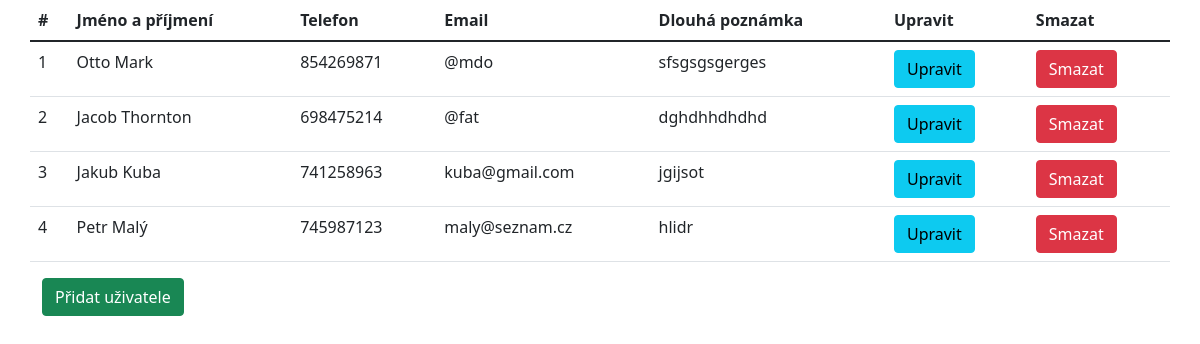
The page / on the database its author committed.
### tables this page shows
CREATE TABLE `kontakty` (
  `id` int(11) NOT NULL,
  `jmeno` varchar(25) NOT NULL,
  `prijmeni` varchar(25) NOT NULL,
  `telefonniCislo` int(9) NOT NULL,
  `email` varchar(50) NOT NULL,
  `poznamka` varchar(200) NOT NULL
);

### index.php (the view, shortened to what this page needs)
<?php
include "conf/pripojeniDB.php";
?>
<!DOCTYPE html>
<head>
    <link href="https://cdn.jsdelivr.net/npm/bootstrap@5.1.3/dist/css/bootstrap.min.css" rel="stylesheet">
</head>
<body>
    <div class="container">
        <div class="row">
            <table class="table">
                <thead>
                    <tr>
                        <th scope="col">#</th>
                        <th scope="col">Jméno a příjmení</th>
                        <th scope="col">Telefon</th>
                        <th scope="col">Email</th>
                        <th scope="col">Dlouhá poznámka</th>
                        <th scope="col">Upravit</th>
                        <th scope="col">Smazat</th>
                    </tr>
                </thead>
                <tbody>
                    <?php
                    $vypisTabu = mysqli_query($spojeni, "select * from kontakty");
                    while ($row = mysqli_fetch_array($vypisTabu)) {
                    ?>
                        <tr id="<?php $row["id"] ?>">
                            <td><?php echo $row["id"] ?></td>
                            <td><?php echo $row["jmeno"] . " " . $row["prijmeni"] ?></td>
                            <td><?php echo $row["telefonniCislo"] ?></td>
                            <td><?php echo $row["email"] ?></td>
                            <td><?php echo $row["poznamka"] ?></td>
                            <?php
                                echo "<td><a class='btn btn-info'href='conf/upravaKontaktu.php?id=" . $row['id']. "'>Upravit</a></td>";
                                echo "<td><a class='btn btn-danger' href='conf/smazaniKontaktu.php?id=" . $row['id'] . "'>Smazat</a></td>";
                            ?>
                        </tr>
                    <?php
                    }
                    ?>
                </tbody>
            </table>
        </div>
        <a class="btn btn-success" href="conf/vlozeniKontaktu.php">Přidat uživatele</a>
    </div>
</body>
</html>

### rows shown on the page
kontakty: id "1", jmeno "Otto", prijmeni "Mark", telefonniCislo "854269871", email "@mdo", poznamka "sfsgsgsgerges"
kontakty: id "2", jmeno "Jacob", prijmeni "Thornton", telefonniCislo "698475214", email "@fat", poznamka "dghdhhdhdhd"
kontakty: id "3", jmeno "Jakub", prijmeni "Kuba", telefonniCislo "741258963", email "kuba@gmail.com", poznamka "jgijsot"
kontakty: id "4", jmeno "Petr", prijmeni "Malý", telefonniCislo "745987123", email "maly@seznam.cz", poznamka "hlidr"
